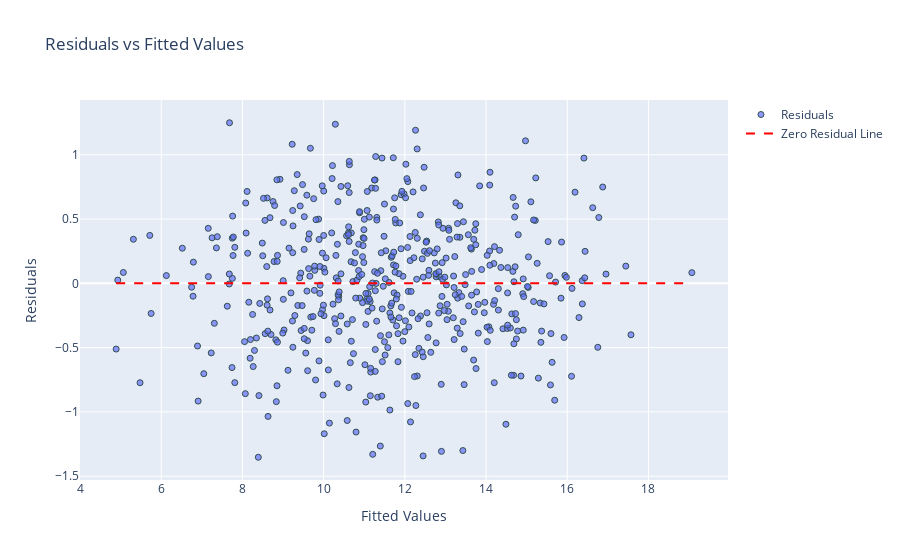
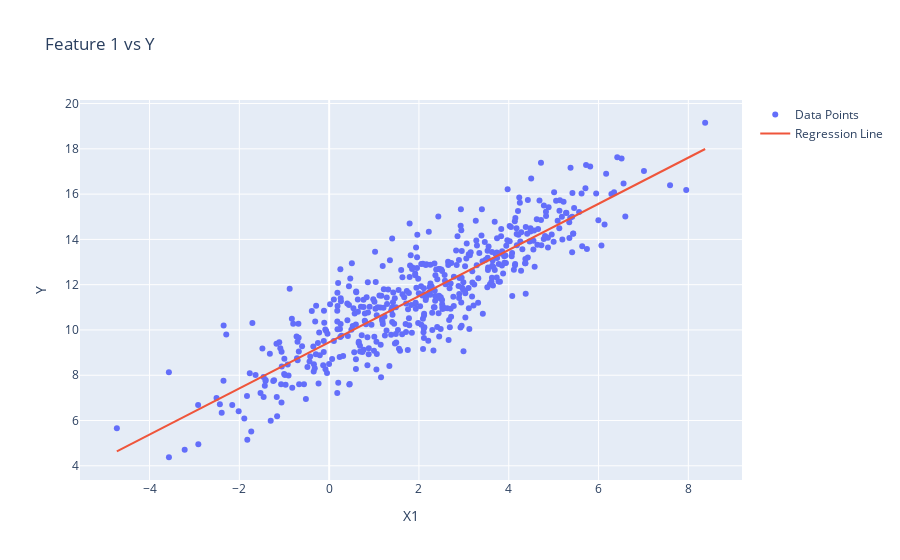
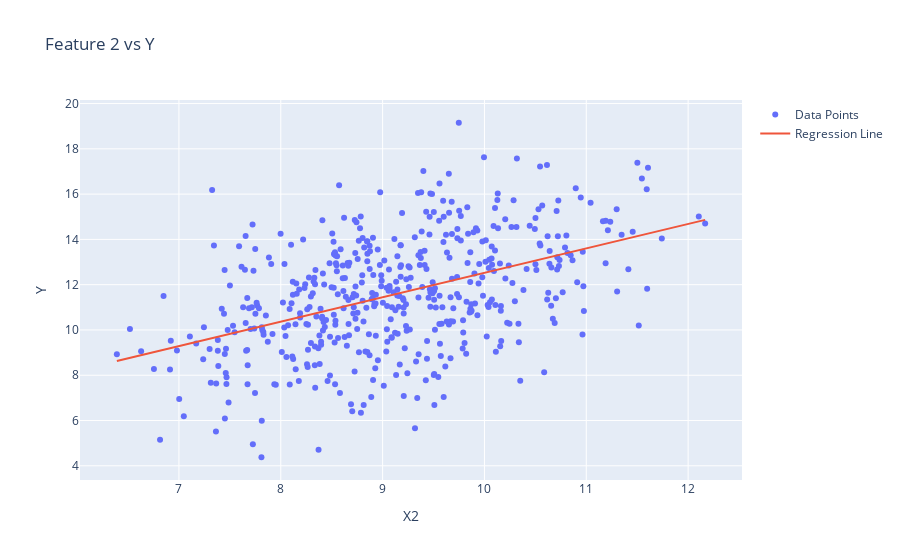
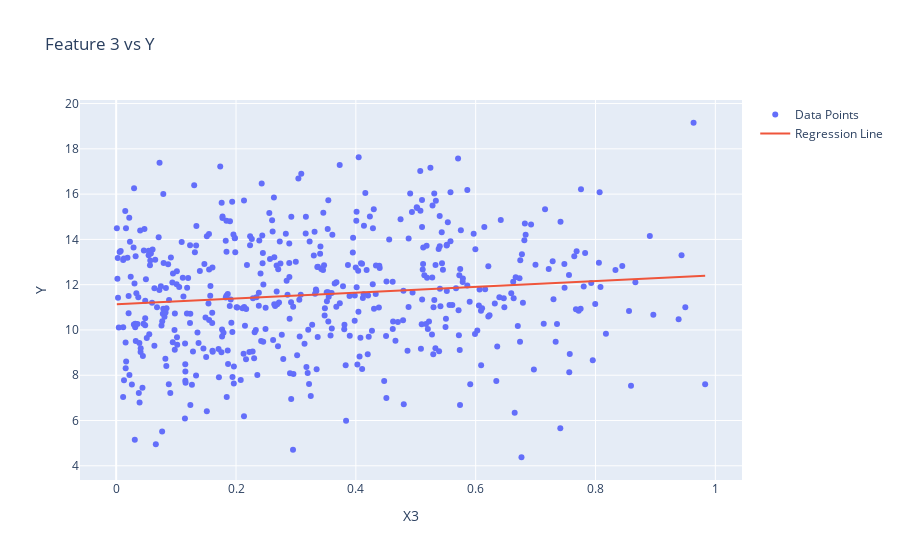

Source (notebook cell) for these figures, in order:
### Code cell
reg.plot_residuals(X,Y)
reg.Beta
reg.coef
reg.feature_names
reg.MAE(X,Y)
reg.score(X,Y)
reg.predict(X)
reg.plot(X,Y)
